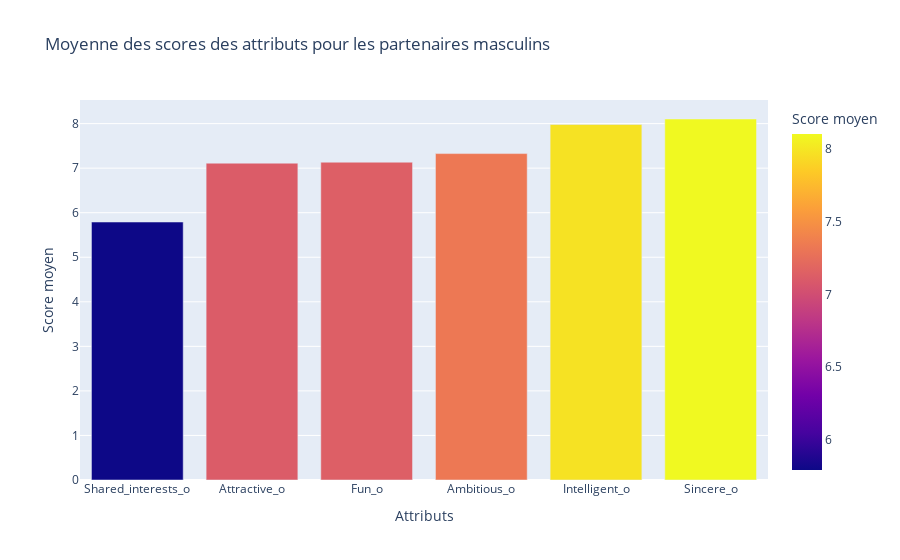

Source (notebook cell):
### Markdown cell above
Nous constatons que pour (ou chez) les hommes, l'attribut le plus important est l'intelligence et le moins important est les intérêts partagés.

### Code cell
# Filtrage pour obtenir uniquement les lignes où le partenaire est un homme
df_female = df_clean_unique_iid[df_clean_unique_iid['gender'] == 'Female'] 

# Calculer la moyenne pour chaque attribut
avg_attributes = df_female[attributs].mean()

# Trier par ordre croissant pour mettre les attributs les moins désirables en premier
avg_attributes = avg_attributes.sort_values()

# Préparation des données pour le graphique
data = pd.DataFrame({'Attributs': avg_attributes.index, 'Score moyen': avg_attributes.values})

# Création du graphique interactif
fig = px.bar(data, x='Attributs', y='Score moyen', color='Score moyen', labels={'Attributs': 'Attributs', 'Score moyen': 'Score moyen'}, title="Moyenne des scores des attributs pour les partenaires masculins")
fig.show()

### Figure 1 — Plotly figure (JSON) as saved in the notebook; plotly's stock layout.template omitted (floating-point values rounded to 4 significant figures)
{"data": [{"alignmentgroup": "True", "hovertemplate": "Attributs=%{x}<br>Score moyen=%{marker.color}<extra></extra>", "legendgroup": "", "marker": {"color": [5.791, 7.112, 7.134, 7.327, 7.98, 8.103], "coloraxis": "coloraxis", "pattern": {"shape": ""}}, "name": "", "offsetgroup": "", "orientation": "v", "showlegend": false, "textposition": "auto", "type": "bar", "x": ["Shared_interests_o", "Attractive_o", "Fun_o", "Ambitious_o", "Intelligent_o", "Sincere_o"], "xaxis": "x", "y": [5.791, 7.112, 7.134, 7.327, 7.98, 8.103], "yaxis": "y"}], "layout": {"barmode": "relative", "coloraxis": {"colorbar": {"title": {"text": "Score moyen"}}, "colorscale": [[0, "#0d0887"], [0.1111, "#46039f"], [0.2222, "#7201a8"], [0.3333, "#9c179e"], [0.4444, "#bd3786"], [0.5556, "#d8576b"], [0.6667, "#ed7953"], [0.7778, "#fb9f3a"], [0.8889, "#fdca26"], [1, "#f0f921"]]}, "legend": {"tracegroupgap": 0}, "title": {"text": "Moyenne des scores des attributs pour les partenaires masculins"}, "xaxis": {"anchor": "y", "domain": [0, 1], "title": {"text": "Attributs"}}, "yaxis": {"anchor": "x", "domain": [0, 1], "title": {"text": "Score moyen"}}}}
